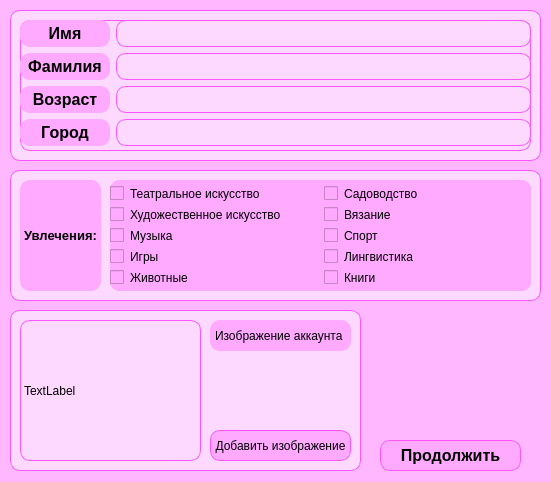
<?xml version="1.0" encoding="UTF-8"?>
<ui version="4.0">
 <class>Form</class>
 <widget class="QDialog" name="Form">
  <property name="geometry">
   <rect>
    <x>0</x>
    <y>0</y>
    <width>551</width>
    <height>482</height>
   </rect>
  </property>
  <property name="windowTitle">
   <string>Dialog</string>
  </property>
  <property name="styleSheet">
   <string notr="true">background-color: rgb(255, 184, 255)</string>
  </property>
  <widget class="QWidget" name="widget" native="true">
   <property name="geometry">
    <rect>
     <x>10</x>
     <y>170</y>
     <width>531</width>
     <height>131</height>
    </rect>
   </property>
   <property name="styleSheet">
    <string notr="true">background-color: rgb(254, 217, 255);
border: 1px solid rgb(255, 85, 255);
border-radius: 10px</string>
   </property>
   <widget class="QLabel" name="label_5">
    <property name="geometry">
     <rect>
      <x>10</x>
      <y>10</y>
      <width>81</width>
      <height>111</height>
     </rect>
    </property>
    <property name="font">
     <font>
      <pointsize>10</pointsize>
      <bold>true</bold>
     </font>
    </property>
    <property name="styleSheet">
     <string notr="true">background-color: rgb(255, 170, 255);
border: 0px</string>
    </property>
    <property name="text">
     <string>Увлечения:</string>
    </property>
    <property name="alignment">
     <set>Qt::AlignmentFlag::AlignCenter</set>
    </property>
   </widget>
   <widget class="QWidget" name="widget_3" native="true">
    <property name="geometry">
     <rect>
      <x>100</x>
      <y>10</y>
      <width>421</width>
      <height>111</height>
     </rect>
    </property>
    <property name="styleSheet">
     <string notr="true">background-color: rgb(255, 170, 255);
border: 0px</string>
    </property>
    <widget class="QWidget" name="gridLayoutWidget">
     <property name="geometry">
      <rect>
       <x>0</x>
       <y>0</y>
       <width>421</width>
       <height>111</height>
      </rect>
     </property>
     <layout class="QGridLayout" name="gridLayout">
      <property name="verticalSpacing">
       <number>0</number>
      </property>
      <item row="3" column="0">
       <widget class="QCheckBox" name="game_check">
        <property name="text">
         <string>Игры</string>
        </property>
       </widget>
      </item>
      <item row="2" column="0">
       <widget class="QCheckBox" name="music_check">
        <property name="text">
         <string>Музыка</string>
        </property>
       </widget>
      </item>
      <item row="0" column="0">
       <widget class="QCheckBox" name="theatral">
        <property name="text">
         <string>Театральное искусство</string>
        </property>
       </widget>
      </item>
      <item row="1" column="0">
       <widget class="QCheckBox" name="art_check">
        <property name="text">
         <string>Художественное искусство</string>
        </property>
       </widget>
      </item>
      <item row="4" column="0">
       <widget class="QCheckBox" name="animals_check">
        <property name="text">
         <string>Животные</string>
        </property>
       </widget>
      </item>
      <item row="0" column="1">
       <widget class="QCheckBox" name="garden_check">
        <property name="text">
         <string>Садоводство</string>
        </property>
       </widget>
      </item>
      <item row="1" column="1">
       <widget class="QCheckBox" name="vyazanie_check">
        <property name="text">
         <string>Вязание</string>
        </property>
       </widget>
      </item>
      <item row="2" column="1">
       <widget class="QCheckBox" name="spor_check">
        <property name="text">
         <string>Спорт</string>
        </property>
       </widget>
      </item>
      <item row="3" column="1">
       <widget class="QCheckBox" name="language_check">
        <property name="text">
         <string>Лингвистика</string>
        </property>
       </widget>
      </item>
      <item row="4" column="1">
       <widget class="QCheckBox" name="books_check">
        <property name="text">
         <string>Книги</string>
        </property>
       </widget>
      </item>
     </layout>
    </widget>
   </widget>
  </widget>
  <widget class="QWidget" name="widget_2" native="true">
   <property name="geometry">
    <rect>
     <x>10</x>
     <y>10</y>
     <width>531</width>
     <height>151</height>
    </rect>
   </property>
   <property name="styleSheet">
    <string notr="true">background-color: rgb(254, 217, 255);
border: 1px solid rgb(255, 85, 255);
border-radius: 10px</string>
   </property>
   <widget class="QWidget" name="formLayoutWidget">
    <property name="geometry">
     <rect>
      <x>10</x>
      <y>10</y>
      <width>511</width>
      <height>131</height>
     </rect>
    </property>
    <layout class="QFormLayout" name="formLayout">
     <item row="0" column="0">
      <widget class="QLabel" name="label">
       <property name="minimumSize">
        <size>
         <width>90</width>
         <height>0</height>
        </size>
       </property>
       <property name="font">
        <font>
         <pointsize>12</pointsize>
         <bold>true</bold>
        </font>
       </property>
       <property name="styleSheet">
        <string notr="true">background-color: rgb(255, 170, 255);
border: 0px</string>
       </property>
       <property name="text">
        <string>Имя</string>
       </property>
       <property name="alignment">
        <set>Qt::AlignmentFlag::AlignCenter</set>
       </property>
      </widget>
     </item>
     <item row="1" column="0">
      <widget class="QLabel" name="label_2">
       <property name="minimumSize">
        <size>
         <width>90</width>
         <height>0</height>
        </size>
       </property>
       <property name="font">
        <font>
         <pointsize>12</pointsize>
         <bold>true</bold>
        </font>
       </property>
       <property name="styleSheet">
        <string notr="true">background-color: rgb(255, 170, 255);
border: 0px</string>
       </property>
       <property name="text">
        <string>Фамилия</string>
       </property>
       <property name="alignment">
        <set>Qt::AlignmentFlag::AlignCenter</set>
       </property>
      </widget>
     </item>
     <item row="2" column="0">
      <widget class="QLabel" name="label_3">
       <property name="minimumSize">
        <size>
         <width>90</width>
         <height>25</height>
        </size>
       </property>
       <property name="font">
        <font>
         <pointsize>12</pointsize>
         <bold>true</bold>
        </font>
       </property>
       <property name="styleSheet">
        <string notr="true">background-color: rgb(255, 170, 255);
border: 0px;
text-align: centre</string>
       </property>
       <property name="text">
        <string>Возраст</string>
       </property>
       <property name="alignment">
        <set>Qt::AlignmentFlag::AlignCenter</set>
       </property>
      </widget>
     </item>
     <item row="3" column="0">
      <widget class="QLabel" name="label_4">
       <property name="minimumSize">
        <size>
         <width>90</width>
         <height>27</height>
        </size>
       </property>
       <property name="maximumSize">
        <size>
         <width>16777215</width>
         <height>27</height>
        </size>
       </property>
       <property name="font">
        <font>
         <pointsize>12</pointsize>
         <bold>true</bold>
        </font>
       </property>
       <property name="styleSheet">
        <string notr="true">background-color: rgb(255, 170, 255);
border: 0px</string>
       </property>
       <property name="text">
        <string>Город</string>
       </property>
       <property name="alignment">
        <set>Qt::AlignmentFlag::AlignCenter</set>
       </property>
      </widget>
     </item>
     <item row="0" column="1">
      <widget class="QLineEdit" name="name_input">
       <property name="minimumSize">
        <size>
         <width>0</width>
         <height>27</height>
        </size>
       </property>
      </widget>
     </item>
     <item row="1" column="1">
      <widget class="QLineEdit" name="surname_input">
       <property name="minimumSize">
        <size>
         <width>0</width>
         <height>27</height>
        </size>
       </property>
      </widget>
     </item>
     <item row="2" column="1">
      <widget class="QLineEdit" name="age_input">
       <property name="minimumSize">
        <size>
         <width>0</width>
         <height>27</height>
        </size>
       </property>
      </widget>
     </item>
     <item row="3" column="1">
      <widget class="QLineEdit" name="city_input">
       <property name="minimumSize">
        <size>
         <width>0</width>
         <height>27</height>
        </size>
       </property>
      </widget>
     </item>
    </layout>
   </widget>
  </widget>
  <widget class="QPushButton" name="button_next">
   <property name="geometry">
    <rect>
     <x>380</x>
     <y>440</y>
     <width>141</width>
     <height>31</height>
    </rect>
   </property>
   <property name="font">
    <font>
     <pointsize>12</pointsize>
     <bold>true</bold>
    </font>
   </property>
   <property name="styleSheet">
    <string notr="true">background-color: rgb(255, 170, 255);
border: 1px solid rgb(255, 85, 255);
border-radius: 10px</string>
   </property>
   <property name="text">
    <string>Продолжить</string>
   </property>
  </widget>
  <widget class="QWidget" name="widget_4" native="true">
   <property name="geometry">
    <rect>
     <x>10</x>
     <y>310</y>
     <width>351</width>
     <height>161</height>
    </rect>
   </property>
   <property name="styleSheet">
    <string notr="true">background-color: rgb(254, 217, 255);
border: 1px solid rgb(255, 85, 255);
border-radius: 10px</string>
   </property>
   <widget class="QPushButton" name="add_pic">
    <property name="geometry">
     <rect>
      <x>200</x>
      <y>120</y>
      <width>141</width>
      <height>31</height>
     </rect>
    </property>
    <property name="styleSheet">
     <string notr="true">background-color: rgb(255, 170, 255);
border: 1px solid rgb(255, 85, 255);
border-radius: 10px</string>
    </property>
    <property name="text">
     <string>Добавить изображение</string>
    </property>
   </widget>
   <widget class="QLabel" name="form_pic">
    <property name="geometry">
     <rect>
      <x>10</x>
      <y>10</y>
      <width>181</width>
      <height>141</height>
     </rect>
    </property>
    <property name="text">
     <string>TextLabel</string>
    </property>
    <property name="scaledContents">
     <bool>true</bool>
    </property>
   </widget>
   <widget class="QLabel" name="label_6">
    <property name="geometry">
     <rect>
      <x>200</x>
      <y>10</y>
      <width>141</width>
      <height>31</height>
     </rect>
    </property>
    <property name="styleSheet">
     <string notr="true">background-color: rgb(255, 170, 255);
border: 0px;
padding: 2px</string>
    </property>
    <property name="text">
     <string>Изображение аккаунта</string>
    </property>
   </widget>
  </widget>
 </widget>
 <resources/>
 <connections/>
</ui>
